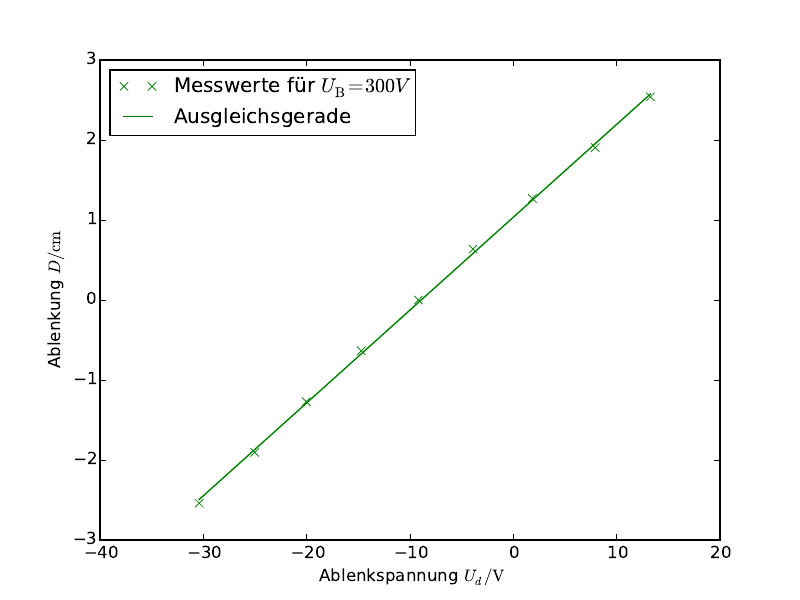

This figure's Python source:
import matplotlib.pyplot as plt
import numpy as np
from scipy.optimize import curve_fit

x2,y2=np.genfromtxt('a3.txt', unpack=True) #U_B=300V

def f(x2,e,f):
    return e*x2+f
params,covariance = curve_fit(f,x2,y2)
errors = np.sqrt(np.diag(covariance))
print ('e=',params[0], '±', errors[0])
print ('f=',params[1],'±', errors [1])

plt.plot(x2,y2, 'gx',label="Messwerte für $U_\mathrm{B}=300V$")
plt.plot(x2,f(x2, *params), 'g-', label="Ausgleichsgerade")

plt.xlabel(r' Ablenkspannung $U_d/\mathrm{V}$')
plt.ylabel(r'Ablenkung $D/\mathrm{cm}$')
plt.legend(loc='best')
plt.savefig('501-a-3.pdf')
